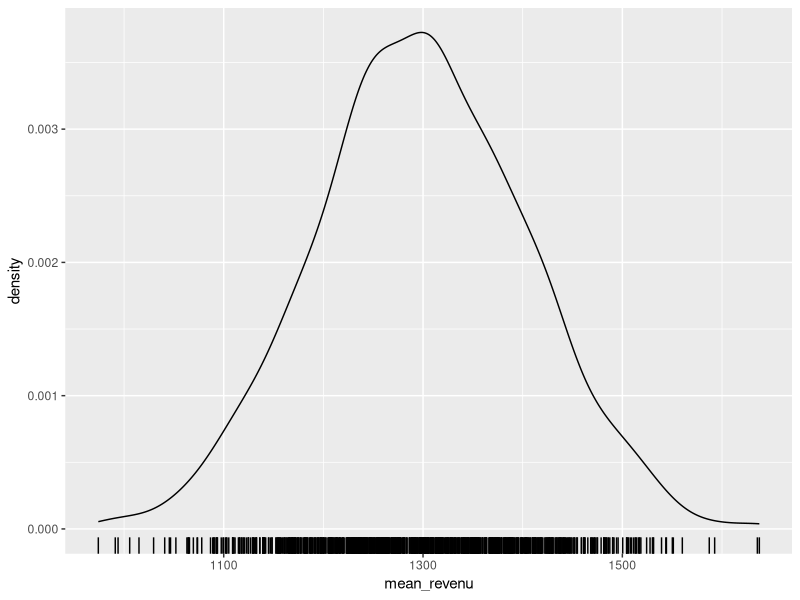
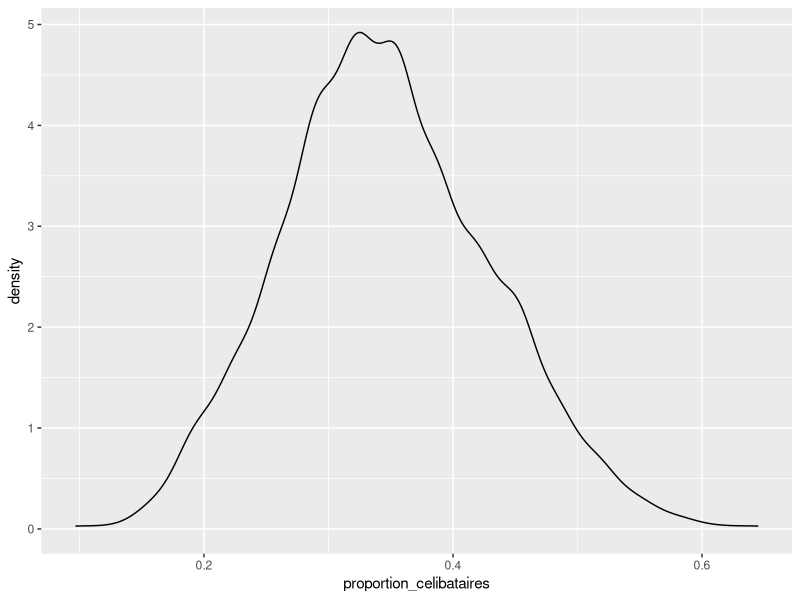

Write R code to recreate these figures, in order.
## ---- chunk 1
#| echo: false
library(tidyverse)
## ---- chunk 2
rbinom(n = 10, size = 30, prob = 0.5)
## ---- chunk 3
rbinom(n = 10, size = 1, prob = 0.7)
## ---- chunk 4
rnorm(n = 10, mean = 2600, sd = 1000)
## ---- chunk 5
rpois(n = 10, lambda = 3)
## ---- chunk 6
rbeta(n = 10, shape1 = 7, shape2 = 3)
## ---- chunk 7
#| code-fold: true
#| echo: true
population = data.frame(revenu = rnorm(n = 100000, mean = 1300, sd = 600),
                        celibataire = rbinom(n = 100000, size = 1, prob = 0.35))
## ---- chunk 8
tibble::as_tibble(population)
## ---- chunk 9
#| echo: true
#| layout-ncol: 3
echantillon = dplyr::slice_sample(population, n = 31)
mean_revenu = mean(echantillon$revenu)
proportion_celibataires = sum(echantillon$celibataire == 1) / 31
echantillon |> as_tibble()
mean_revenu
proportion_celibataires
## ---- chunk 10
#| echo: true
echantillons = replicate(n = 1000, dplyr::slice_sample(population, n = 31), simplify = FALSE)
params_echantillons = purrr::map(echantillons, ~summarise(.x, 
                                    mean_revenu = mean(revenu),
                                    proportion_celibataires = sum(celibataire == 1) / 31)) |> 
  list_rbind()
## ---- chunk 11
ggplot(params_echantillons) +
  geom_density(aes(x = mean_revenu)) +
  geom_rug(aes(x = mean_revenu))
## ---- chunk 12
ggplot(params_echantillons) +
  geom_density(aes(x = proportion_celibataires))
